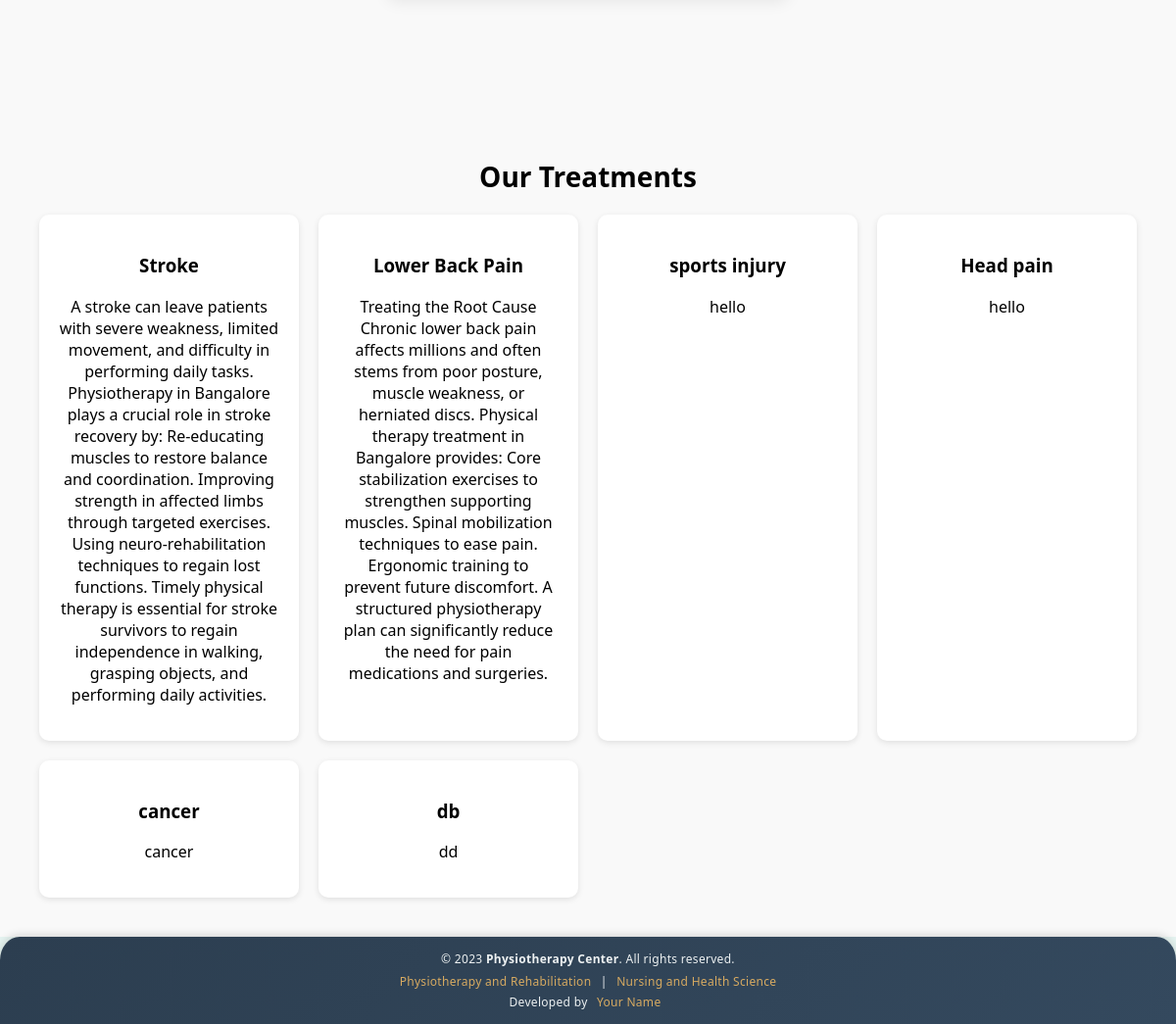
The app's page / (lower part), older data.
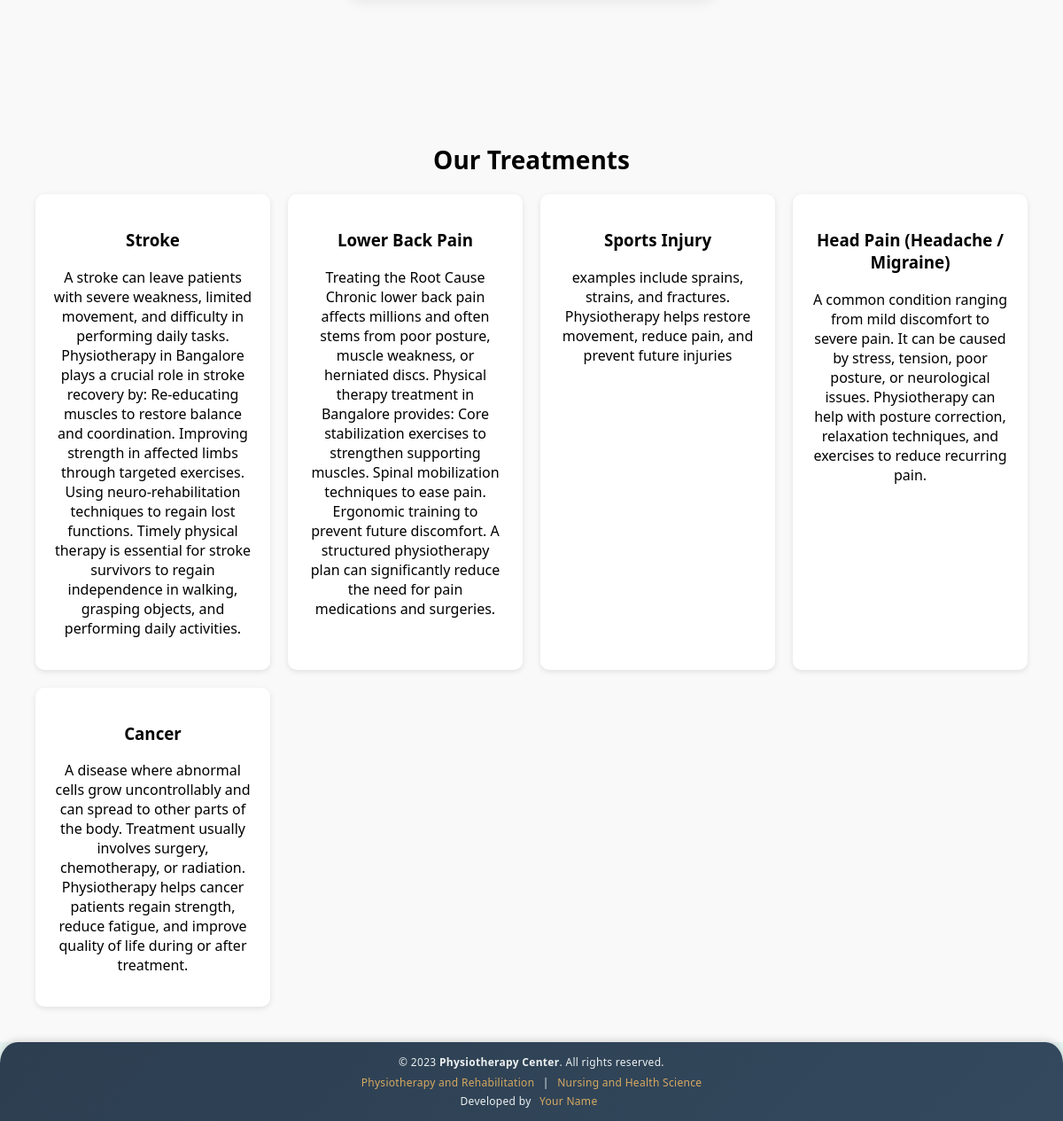
The same page, newer data.
### main_app/models.py (models this page shows, shortened)
class Disease(models.Model):
    name = models.CharField(max_length=100, unique=True)
    description = models.TextField()

### main_app/views.py (the view)
# urls.py: 2. Add a URL to urlpatterns:  path('', views.home, name='home')
def home(request):
    diseases = Disease.objects.all()
    return render(request, "index.html", {"diseases": diseases})

### main_app/templates/index.html (shortened to what this page needs)
{% load static %}
<!DOCTYPE html>
<html lang="en">
  <head>
    <link rel="stylesheet" href="{% static 'css/index.css' %}" />
  </head>
  <body>
    {% include 'header.html' %}
    <section class="different-section">
    </section>
    <section class="disease-section">
      <h2 class="disease-title">Our Treatments</h2>
      <div class="disease-list">
        {% for disease in diseases %}
          <div class="disease-card">
            <h3>{{ disease.name }}</h3>
            <p>{{ disease.description }}</p>
          </div>
        {% empty %}
          <p>No diseases found.</p>
        {% endfor %}
      </div>
    </section>
    {% include 'footer.html' %}
  </body>
</html>

Row changes from the older to the newer data that the page shows:
removed Disease: name "db", description "dd"
changed Disease: name "sports injury" → "Sports Injury"; description "hello" → "examples include sprains, strains, and fractures. Physiotherapy helps restore movement, reduce pain, and prevent future injuries"
changed Disease: name "Head pain" → "Head Pain (Headache / Migraine)"; description "hello" → "A common condition ranging from mild discomfort to severe pain. It can be caused by stress, tension, poor posture, or neurological issues. Physiotherapy can help with posture correction, relaxation techniques, and exercises to reduce recurring pain."
changed Disease: name "cancer" → "Cancer"; description "cancer" → "A disease where abnormal cells grow uncontrollably and can spread to other parts of the body. Treatment usually involves surgery, chemotherapy, or radiation. Physiotherapy helps cancer patients regain strength, reduce fatigue, and improve quality of life during or after treatment."
